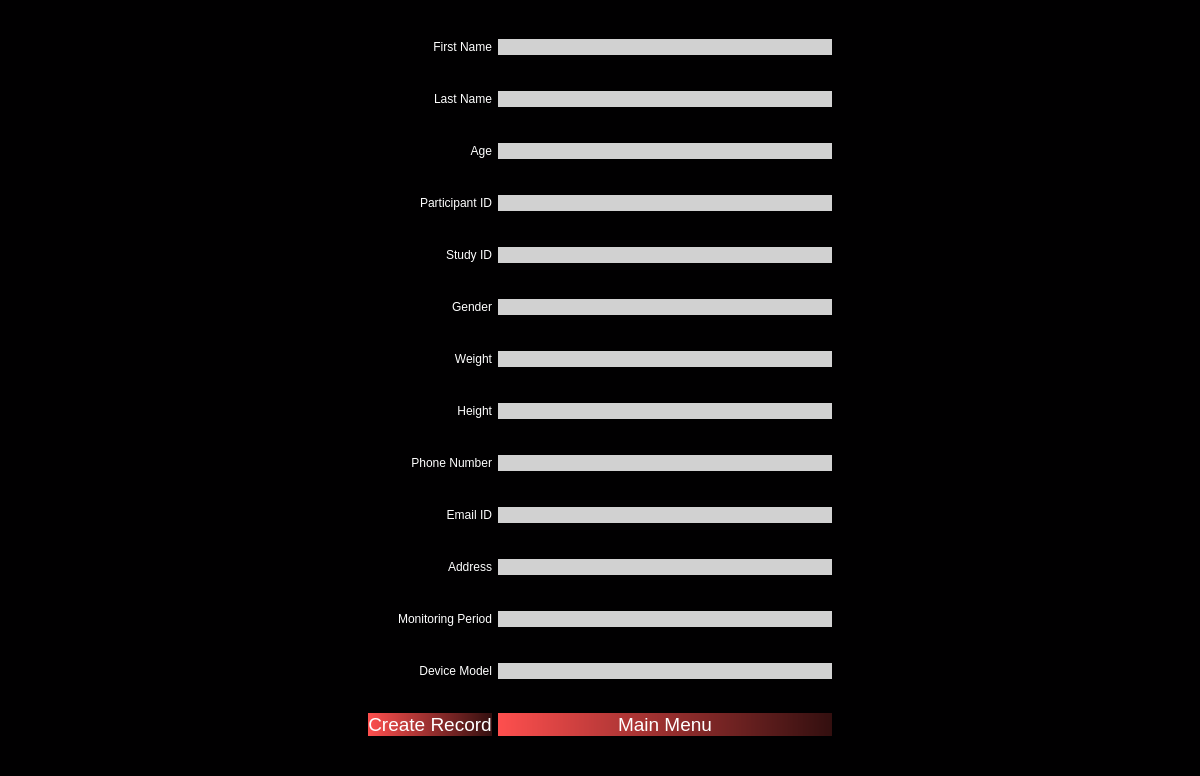
<?xml version="1.0" encoding="UTF-8"?>
<ui version="4.0">
 <class>Dialog</class>
 <widget class="QWidget" name="Dialog">
  <property name="geometry">
   <rect>
    <x>0</x>
    <y>0</y>
    <width>1200</width>
    <height>776</height>
   </rect>
  </property>
  <property name="windowTitle">
   <string>Configuration</string>
  </property>
  <property name="styleSheet">
   <string notr="true">background-color: rgb(1,0,1);</string>
  </property>
  <layout class="QGridLayout" name="gridLayout">
   <item row="0" column="0">
    <spacer name="horizontalSpacer_2">
     <property name="orientation">
      <enum>Qt::Horizontal</enum>
     </property>
     <property name="sizeHint" stdset="0">
      <size>
       <width>357</width>
       <height>20</height>
      </size>
     </property>
    </spacer>
   </item>
   <item row="0" column="1">
    <widget class="QLabel" name="FirstName">
     <property name="styleSheet">
      <string notr="true">color: rgb(255, 255, 255);</string>
     </property>
     <property name="text">
      <string>First Name</string>
     </property>
     <property name="alignment">
      <set>Qt::AlignRight|Qt::AlignTrailing|Qt::AlignVCenter</set>
     </property>
    </widget>
   </item>
   <item row="0" column="2">
    <widget class="QLineEdit" name="FirstNameLabel">
     <property name="styleSheet">
      <string notr="true">background-color: rgb(209, 209, 209);
border-radius: 11px;</string>
     </property>
     <property name="alignment">
      <set>Qt::AlignCenter</set>
     </property>
    </widget>
   </item>
   <item row="0" column="3">
    <spacer name="horizontalSpacer_12">
     <property name="orientation">
      <enum>Qt::Horizontal</enum>
     </property>
     <property name="sizeHint" stdset="0">
      <size>
       <width>357</width>
       <height>20</height>
      </size>
     </property>
    </spacer>
   </item>
   <item row="1" column="0">
    <spacer name="horizontalSpacer_13">
     <property name="orientation">
      <enum>Qt::Horizontal</enum>
     </property>
     <property name="sizeHint" stdset="0">
      <size>
       <width>357</width>
       <height>20</height>
      </size>
     </property>
    </spacer>
   </item>
   <item row="1" column="1">
    <widget class="QLabel" name="LastName">
     <property name="styleSheet">
      <string notr="true">color: rgb(255, 255, 255);</string>
     </property>
     <property name="text">
      <string>Last Name</string>
     </property>
     <property name="alignment">
      <set>Qt::AlignRight|Qt::AlignTrailing|Qt::AlignVCenter</set>
     </property>
    </widget>
   </item>
   <item row="1" column="2">
    <widget class="QLineEdit" name="LastNameLabel">
     <property name="styleSheet">
      <string notr="true">background-color: rgb(209, 209, 209);
border-radius: 11px;</string>
     </property>
     <property name="alignment">
      <set>Qt::AlignCenter</set>
     </property>
    </widget>
   </item>
   <item row="1" column="3">
    <spacer name="horizontalSpacer_20">
     <property name="orientation">
      <enum>Qt::Horizontal</enum>
     </property>
     <property name="sizeHint" stdset="0">
      <size>
       <width>357</width>
       <height>20</height>
      </size>
     </property>
    </spacer>
   </item>
   <item row="2" column="0">
    <spacer name="horizontalSpacer_21">
     <property name="orientation">
      <enum>Qt::Horizontal</enum>
     </property>
     <property name="sizeHint" stdset="0">
      <size>
       <width>357</width>
       <height>20</height>
      </size>
     </property>
    </spacer>
   </item>
   <item row="2" column="1">
    <widget class="QLabel" name="Age">
     <property name="styleSheet">
      <string notr="true">color: rgb(255, 255, 255);</string>
     </property>
     <property name="text">
      <string>Age</string>
     </property>
     <property name="alignment">
      <set>Qt::AlignRight|Qt::AlignTrailing|Qt::AlignVCenter</set>
     </property>
    </widget>
   </item>
   <item row="2" column="2">
    <widget class="QLineEdit" name="AgeLabel">
     <property name="styleSheet">
      <string notr="true">background-color: rgb(209, 209, 209);
border-radius: 11px;</string>
     </property>
     <property name="alignment">
      <set>Qt::AlignCenter</set>
     </property>
    </widget>
   </item>
   <item row="3" column="0">
    <spacer name="horizontalSpacer_31">
     <property name="orientation">
      <enum>Qt::Horizontal</enum>
     </property>
     <property name="sizeHint" stdset="0">
      <size>
       <width>357</width>
       <height>20</height>
      </size>
     </property>
    </spacer>
   </item>
   <item row="3" column="1">
    <widget class="QLabel" name="ParticipantID_2">
     <property name="styleSheet">
      <string notr="true">color: rgb(255, 255, 255);</string>
     </property>
     <property name="text">
      <string>Participant ID</string>
     </property>
     <property name="alignment">
      <set>Qt::AlignRight|Qt::AlignTrailing|Qt::AlignVCenter</set>
     </property>
    </widget>
   </item>
   <item row="3" column="2">
    <widget class="QLineEdit" name="ParticipantIDLabel">
     <property name="styleSheet">
      <string notr="true">background-color: rgb(209, 209, 209);
border-radius: 11px;</string>
     </property>
     <property name="alignment">
      <set>Qt::AlignCenter</set>
     </property>
    </widget>
   </item>
   <item row="3" column="3">
    <spacer name="horizontalSpacer_32">
     <property name="orientation">
      <enum>Qt::Horizontal</enum>
     </property>
     <property name="sizeHint" stdset="0">
      <size>
       <width>357</width>
       <height>20</height>
      </size>
     </property>
    </spacer>
   </item>
   <item row="4" column="0">
    <spacer name="horizontalSpacer_33">
     <property name="orientation">
      <enum>Qt::Horizontal</enum>
     </property>
     <property name="sizeHint" stdset="0">
      <size>
       <width>357</width>
       <height>20</height>
      </size>
     </property>
    </spacer>
   </item>
   <item row="4" column="1">
    <widget class="QLabel" name="StudyID_3">
     <property name="styleSheet">
      <string notr="true">color: rgb(255, 255, 255);</string>
     </property>
     <property name="text">
      <string>Study ID</string>
     </property>
     <property name="alignment">
      <set>Qt::AlignRight|Qt::AlignTrailing|Qt::AlignVCenter</set>
     </property>
    </widget>
   </item>
   <item row="4" column="2">
    <widget class="QLineEdit" name="StudyIDLabel">
     <property name="styleSheet">
      <string notr="true">background-color: rgb(209, 209, 209);
border-radius: 11px;</string>
     </property>
     <property name="alignment">
      <set>Qt::AlignCenter</set>
     </property>
    </widget>
   </item>
   <item row="4" column="3">
    <spacer name="horizontalSpacer_34">
     <property name="orientation">
      <enum>Qt::Horizontal</enum>
     </property>
     <property name="sizeHint" stdset="0">
      <size>
       <width>357</width>
       <height>20</height>
      </size>
     </property>
    </spacer>
   </item>
   <item row="5" column="0">
    <spacer name="horizontalSpacer_35">
     <property name="orientation">
      <enum>Qt::Horizontal</enum>
     </property>
     <property name="sizeHint" stdset="0">
      <size>
       <width>357</width>
       <height>20</height>
      </size>
     </property>
    </spacer>
   </item>
   <item row="5" column="1">
    <widget class="QLabel" name="Gender">
     <property name="styleSheet">
      <string notr="true">color: rgb(255, 255, 255);</string>
     </property>
     <property name="text">
      <string>Gender</string>
     </property>
     <property name="alignment">
      <set>Qt::AlignRight|Qt::AlignTrailing|Qt::AlignVCenter</set>
     </property>
    </widget>
   </item>
   <item row="5" column="2">
    <widget class="QLineEdit" name="GenderLabel">
     <property name="styleSheet">
      <string notr="true">background-color: rgb(209, 209, 209);
border-radius: 11px;</string>
     </property>
     <property name="alignment">
      <set>Qt::AlignCenter</set>
     </property>
    </widget>
   </item>
   <item row="5" column="3">
    <spacer name="horizontalSpacer_36">
     <property name="orientation">
      <enum>Qt::Horizontal</enum>
     </property>
     <property name="sizeHint" stdset="0">
      <size>
       <width>357</width>
       <height>20</height>
      </size>
     </property>
    </spacer>
   </item>
   <item row="6" column="0">
    <spacer name="horizontalSpacer_39">
     <property name="orientation">
      <enum>Qt::Horizontal</enum>
     </property>
     <property name="sizeHint" stdset="0">
      <size>
       <width>357</width>
       <height>20</height>
      </size>
     </property>
    </spacer>
   </item>
   <item row="6" column="1">
    <widget class="QLabel" name="Weight_2">
     <property name="styleSheet">
      <string notr="true">color: rgb(255, 255, 255);</string>
     </property>
     <property name="text">
      <string>Weight</string>
     </property>
     <property name="alignment">
      <set>Qt::AlignRight|Qt::AlignTrailing|Qt::AlignVCenter</set>
     </property>
    </widget>
   </item>
   <item row="6" column="2">
    <widget class="QLineEdit" name="WeightLabel">
     <property name="styleSheet">
      <string notr="true">background-color: rgb(209, 209, 209);
border-radius: 11px;</string>
     </property>
     <property name="alignment">
      <set>Qt::AlignCenter</set>
     </property>
    </widget>
   </item>
   <item row="6" column="3">
    <spacer name="horizontalSpacer_41">
     <property name="orientation">
      <enum>Qt::Horizontal</enum>
     </property>
     <property name="sizeHint" stdset="0">
      <size>
       <width>357</width>
       <height>20</height>
      </size>
     </property>
    </spacer>
   </item>
   <item row="7" column="0">
    <spacer name="horizontalSpacer">
     <property name="orientation">
      <enum>Qt::Horizontal</enum>
     </property>
     <property name="sizeHint" stdset="0">
      <size>
       <width>357</width>
       <height>20</height>
      </size>
     </property>
    </spacer>
   </item>
   <item row="7" column="1">
    <widget class="QLabel" name="Height_2">
     <property name="styleSheet">
      <string notr="true">color: rgb(255, 255, 255);</string>
     </property>
     <property name="text">
      <string>Height</string>
     </property>
     <property name="alignment">
      <set>Qt::AlignRight|Qt::AlignTrailing|Qt::AlignVCenter</set>
     </property>
    </widget>
   </item>
   <item row="7" column="2">
    <widget class="QLineEdit" name="HeightLabel">
     <property name="styleSheet">
      <string notr="true">background-color: rgb(209, 209, 209);
border-radius: 11px;</string>
     </property>
     <property name="alignment">
      <set>Qt::AlignCenter</set>
     </property>
    </widget>
   </item>
   <item row="7" column="3">
    <spacer name="horizontalSpacer_3">
     <property name="orientation">
      <enum>Qt::Horizontal</enum>
     </property>
     <property name="sizeHint" stdset="0">
      <size>
       <width>357</width>
       <height>20</height>
      </size>
     </property>
    </spacer>
   </item>
   <item row="8" column="0">
    <spacer name="horizontalSpacer_4">
     <property name="orientation">
      <enum>Qt::Horizontal</enum>
     </property>
     <property name="sizeHint" stdset="0">
      <size>
       <width>357</width>
       <height>20</height>
      </size>
     </property>
    </spacer>
   </item>
   <item row="8" column="1">
    <widget class="QLabel" name="PhoneNumber">
     <property name="styleSheet">
      <string notr="true">color: rgb(255, 255, 255);</string>
     </property>
     <property name="text">
      <string>Phone Number</string>
     </property>
     <property name="alignment">
      <set>Qt::AlignRight|Qt::AlignTrailing|Qt::AlignVCenter</set>
     </property>
    </widget>
   </item>
   <item row="8" column="2">
    <widget class="QLineEdit" name="PhoneNumberLabel">
     <property name="styleSheet">
      <string notr="true">background-color: rgb(209, 209, 209);
border-radius: 11px;</string>
     </property>
     <property name="alignment">
      <set>Qt::AlignCenter</set>
     </property>
    </widget>
   </item>
   <item row="8" column="3">
    <spacer name="horizontalSpacer_8">
     <property name="orientation">
      <enum>Qt::Horizontal</enum>
     </property>
     <property name="sizeHint" stdset="0">
      <size>
       <width>357</width>
       <height>20</height>
      </size>
     </property>
    </spacer>
   </item>
   <item row="9" column="0">
    <spacer name="horizontalSpacer_5">
     <property name="orientation">
      <enum>Qt::Horizontal</enum>
     </property>
     <property name="sizeHint" stdset="0">
      <size>
       <width>357</width>
       <height>20</height>
      </size>
     </property>
    </spacer>
   </item>
   <item row="9" column="1">
    <widget class="QLabel" name="EmailID">
     <property name="styleSheet">
      <string notr="true">color: rgb(255, 255, 255);</string>
     </property>
     <property name="text">
      <string>Email ID</string>
     </property>
     <property name="alignment">
      <set>Qt::AlignRight|Qt::AlignTrailing|Qt::AlignVCenter</set>
     </property>
    </widget>
   </item>
   <item row="9" column="2">
    <widget class="QLineEdit" name="EmailIDLabel">
     <property name="styleSheet">
      <string notr="true">background-color: rgb(209, 209, 209);
border-radius: 11px;</string>
     </property>
     <property name="alignment">
      <set>Qt::AlignCenter</set>
     </property>
    </widget>
   </item>
   <item row="9" column="3">
    <spacer name="horizontalSpacer_6">
     <property name="orientation">
      <enum>Qt::Horizontal</enum>
     </property>
     <property name="sizeHint" stdset="0">
      <size>
       <width>357</width>
       <height>20</height>
      </size>
     </property>
    </spacer>
   </item>
   <item row="10" column="0">
    <spacer name="horizontalSpacer_9">
     <property name="orientation">
      <enum>Qt::Horizontal</enum>
     </property>
     <property name="sizeHint" stdset="0">
      <size>
       <width>357</width>
       <height>20</height>
      </size>
     </property>
    </spacer>
   </item>
   <item row="10" column="1">
    <widget class="QLabel" name="Address">
     <property name="styleSheet">
      <string notr="true">color: rgb(255, 255, 255);</string>
     </property>
     <property name="text">
      <string>Address</string>
     </property>
     <property name="alignment">
      <set>Qt::AlignRight|Qt::AlignTrailing|Qt::AlignVCenter</set>
     </property>
    </widget>
   </item>
   <item row="10" column="2">
    <widget class="QLineEdit" name="AddressLabel">
     <property name="styleSheet">
      <string notr="true">background-color: rgb(209, 209, 209);
border-radius: 11px;</string>
     </property>
     <property name="alignment">
      <set>Qt::AlignCenter</set>
     </property>
    </widget>
   </item>
   <item row="10" column="3">
    <spacer name="horizontalSpacer_7">
     <property name="orientation">
      <enum>Qt::Horizontal</enum>
     </property>
     <property name="sizeHint" stdset="0">
      <size>
       <width>357</width>
       <height>20</height>
      </size>
     </property>
    </spacer>
   </item>
   <item row="11" column="0">
    <spacer name="horizontalSpacer_10">
     <property name="orientation">
      <enum>Qt::Horizontal</enum>
     </property>
     <property name="sizeHint" stdset="0">
      <size>
       <width>357</width>
       <height>20</height>
      </size>
     </property>
    </spacer>
   </item>
   <item row="11" column="1">
    <widget class="QLabel" name="MonitoringPeriod">
     <property name="styleSheet">
      <string notr="true">color: rgb(255, 255, 255);</string>
     </property>
     <property name="text">
      <string>Monitoring Period</string>
     </property>
     <property name="alignment">
      <set>Qt::AlignRight|Qt::AlignTrailing|Qt::AlignVCenter</set>
     </property>
    </widget>
   </item>
   <item row="11" column="2">
    <widget class="QLineEdit" name="MonitoringPeriodLabel">
     <property name="styleSheet">
      <string notr="true">background-color: rgb(209, 209, 209);
border-radius: 11px;</string>
     </property>
     <property name="alignment">
      <set>Qt::AlignCenter</set>
     </property>
    </widget>
   </item>
   <item row="11" column="3">
    <spacer name="horizontalSpacer_11">
     <property name="orientation">
      <enum>Qt::Horizontal</enum>
     </property>
     <property name="sizeHint" stdset="0">
      <size>
       <width>357</width>
       <height>20</height>
      </size>
     </property>
    </spacer>
   </item>
   <item row="12" column="0">
    <spacer name="horizontalSpacer_14">
     <property name="orientation">
      <enum>Qt::Horizontal</enum>
     </property>
     <property name="sizeHint" stdset="0">
      <size>
       <width>357</width>
       <height>20</height>
      </size>
     </property>
    </spacer>
   </item>
   <item row="12" column="1">
    <widget class="QLabel" name="TrackerModel">
     <property name="styleSheet">
      <string notr="true">color: rgb(255, 255, 255);</string>
     </property>
     <property name="text">
      <string>Device Model</string>
     </property>
     <property name="alignment">
      <set>Qt::AlignRight|Qt::AlignTrailing|Qt::AlignVCenter</set>
     </property>
    </widget>
   </item>
   <item row="12" column="2">
    <widget class="QLineEdit" name="TrackerModelLabel">
     <property name="styleSheet">
      <string notr="true">background-color: rgb(209, 209, 209);
border-radius: 11px;</string>
     </property>
     <property name="alignment">
      <set>Qt::AlignCenter</set>
     </property>
    </widget>
   </item>
   <item row="12" column="3">
    <spacer name="horizontalSpacer_15">
     <property name="orientation">
      <enum>Qt::Horizontal</enum>
     </property>
     <property name="sizeHint" stdset="0">
      <size>
       <width>357</width>
       <height>20</height>
      </size>
     </property>
    </spacer>
   </item>
   <item row="13" column="0">
    <spacer name="horizontalSpacer_37">
     <property name="orientation">
      <enum>Qt::Horizontal</enum>
     </property>
     <property name="sizeHint" stdset="0">
      <size>
       <width>357</width>
       <height>20</height>
      </size>
     </property>
    </spacer>
   </item>
   <item row="13" column="1">
    <widget class="QPushButton" name="CreateRecord">
     <property name="styleSheet">
      <string notr="true">font-size: 14pt;background-color: qlineargradient(spread:pad, x1:0, y1:0, x2:1, y2:0, stop:0 rgba(254,79,78,255), stop:1 rgba(51,15,15,255));
font: 9pt &quot;Microsoft YaHei UI&quot;;
color: rgb(255, 255, 255);
border-style: solid;
border-radius: 15px;</string>
     </property>
     <property name="text">
      <string>Create Record</string>
     </property>
    </widget>
   </item>
   <item row="13" column="2">
    <widget class="QPushButton" name="MainMenu">
     <property name="styleSheet">
      <string notr="true">font-size: 14pt;background-color: qlineargradient(spread:pad, x1:0, y1:0, x2:1, y2:0, stop:0 rgba(254,79,78,255), stop:1 rgba(51,15,15,255));
font: 9pt &quot;Microsoft YaHei UI&quot;;
color: rgb(255, 255, 255);
border-style: solid;
border-radius: 15px;</string>
     </property>
     <property name="text">
      <string>Main Menu</string>
     </property>
    </widget>
   </item>
   <item row="13" column="3">
    <spacer name="horizontalSpacer_30">
     <property name="orientation">
      <enum>Qt::Horizontal</enum>
     </property>
     <property name="sizeHint" stdset="0">
      <size>
       <width>357</width>
       <height>20</height>
      </size>
     </property>
    </spacer>
   </item>
  </layout>
 </widget>
 <resources/>
 <connections/>
</ui>
